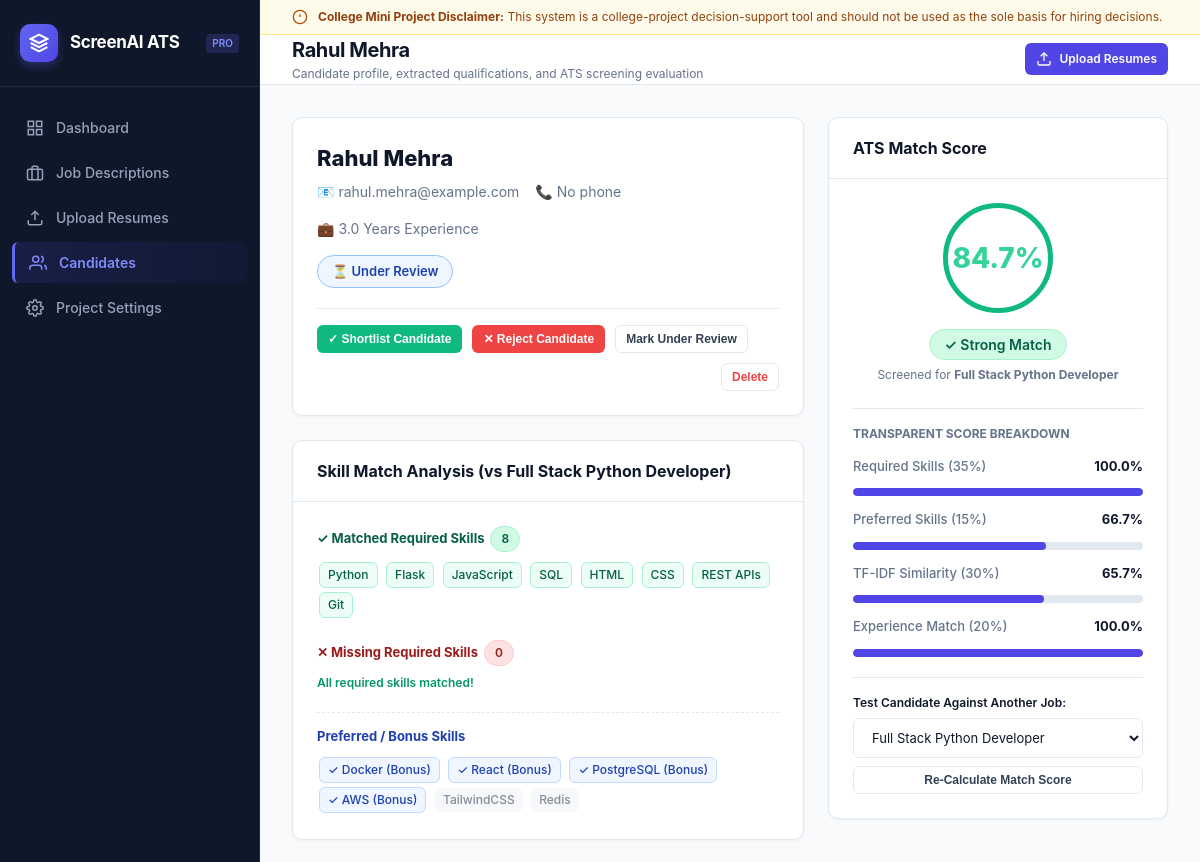
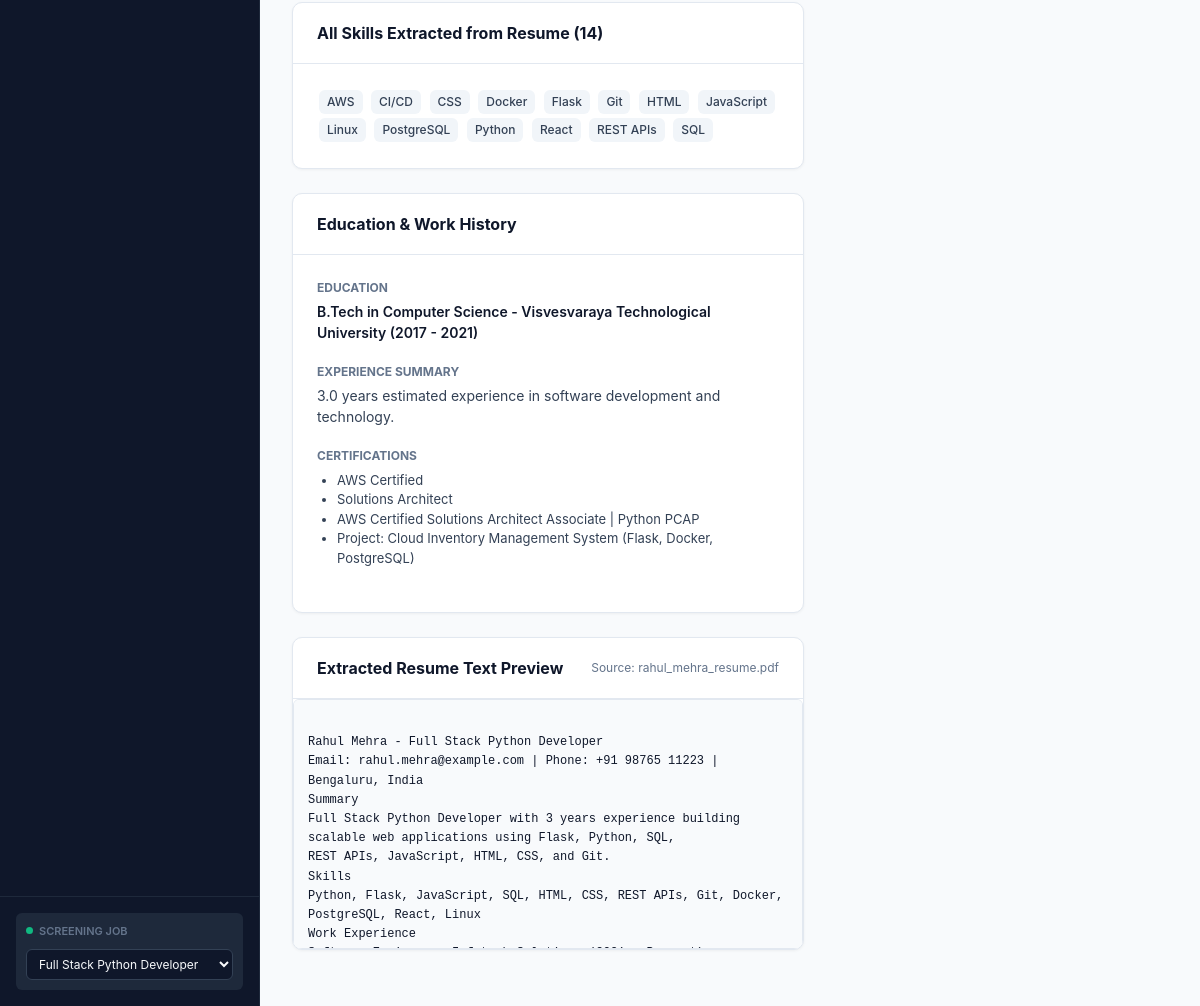
Page /candidates/7 on the committed database (2 pictures, top to bottom).
### tables this page shows
CREATE TABLE candidates (
        id INTEGER PRIMARY KEY AUTOINCREMENT,
        name TEXT NOT NULL,
        email TEXT,
        phone TEXT,
        extracted_skills TEXT,
        education TEXT,
        experience_years REAL DEFAULT 0,
        experience_details TEXT,
        certifications TEXT,
        projects TEXT,
        raw_resume_text TEXT,
        resume_filename TEXT,
        resume_filepath TEXT,
        status TEXT DEFAULT 'Under Review',
        created_at TIMESTAMP DEFAULT CURRENT_TIMESTAMP
    );

CREATE TABLE jobs (
        id INTEGER PRIMARY KEY AUTOINCREMENT,
        title TEXT NOT NULL,
        company TEXT NOT NULL,
        description TEXT NOT NULL,
        required_skills TEXT NOT NULL,
        preferred_skills TEXT DEFAULT '',
        min_experience REAL DEFAULT 0,
        is_active INTEGER DEFAULT 0,
        created_at TIMESTAMP DEFAULT CURRENT_TIMESTAMP
    );

CREATE TABLE screening_results (
        id INTEGER PRIMARY KEY AUTOINCREMENT,
        candidate_id INTEGER NOT NULL,
        job_id INTEGER NOT NULL,
        total_score REAL NOT NULL,
        required_skills_score REAL NOT NULL,
        preferred_skills_score REAL NOT NULL,
        tfidf_score REAL NOT NULL,
        experience_score REAL NOT NULL,
        matched_skills TEXT,
        missing_skills TEXT,
        matched_preferred TEXT,
        missing_preferred TEXT,
        recommendation TEXT NOT NULL,
        screened_at TIMESTAMP DEFAULT CURRENT_TIMESTAMP,
        FOREIGN KEY (candidate_id) REFERENCES candidates (id) ON DELETE CASCADE,
        FOREIGN KEY (job_id) REFERENCES jobs (id) ON DELETE CASCADE,
        UNIQUE(candidate_id, job_id)
    );

### app.py (the view)
@app.route('/candidates/<int:candidate_id>')
def candidate_detail(candidate_id):
    active_job = db.get_active_job()
    job_id = active_job['id'] if active_job else None
    requested_job_id = request.args.get('job_id')
    if requested_job_id:
        try:
            job_id = int(requested_job_id)
        except ValueError:
            pass
    job = db.get_job_by_id(job_id) if job_id else active_job
    candidate_row, screening_row = db.get_candidate_detail(candidate_id, job_id=job_id)
    if not candidate_row:
        flash("Candidate not found.", "danger")
        return redirect(url_for('candidates_page'))
    candidate = dict(candidate_row)
    screening = dict(screening_row) if screening_row else None
    for key in ['extracted_skills', 'certifications', 'projects']:
        if candidate.get(key):
            try:
                candidate[key] = json.loads(candidate[key])
            except Exception:
                pass
        else:
            candidate[key] = []
    if screening:
        for key in ['matched_skills', 'missing_skills', 'matched_preferred', 'missing_preferred']:
            if screening.get(key):
                try:
                    screening[key] = json.loads(screening[key])
                except Exception:
                    pass
            else:
                screening[key] = []
    return render_template(
        'candidate_detail.html',
        candidate=candidate,
        screening=screening,
        job=job,
        all_jobs=db.get_all_jobs()
    )

### templates/candidate_detail.html (shortened to what this page needs)
﻿{% extends "base.html" %}
{% block page_heading %}{{ candidate.name }}{% endblock %}
{% block page_subheading %}Candidate profile, extracted qualifications, and ATS screening evaluation{% endblock %}
{% block content %}
<div class="profile-grid">
    <div>
        <div class="card">
            <div class="card-body" style="padding: 24px;">
                <div style="display: flex; align-items: flex-start; justify-content: space-between; flex-wrap: wrap; gap: 16px;">
                    <div>
                        <h2 style="font-size: 22px; font-weight: 800; color: var(--text-main); margin-bottom: 4px;">{{ candidate.name }}</h2>
                        <div style="font-size: 14px; color: var(--text-muted); display: flex; flex-wrap: wrap; gap: 16px; margin-top: 6px;">
                            <span>📧 {{ candidate.email or 'No email' }}</span>
                            <span>📞 {{ candidate.phone or 'No phone' }}</span>
                            <span>💼 {{ candidate.experience_years }} Years Experience</span>
                        </div>
                    </div>
                    <div>
                        {% if candidate.status == 'Shortlisted' %}
                        <span class="badge badge-status-shortlisted" style="font-size: 13px; padding: 6px 14px;">✓ Shortlisted</span>
                        {% elif candidate.status == 'Rejected' %}
                        <span class="badge badge-status-rejected" style="font-size: 13px; padding: 6px 14px;">✕ Rejected</span>
                        {% else %}
                        <span class="badge badge-status-review" style="font-size: 13px; padding: 6px 14px;">⏳ Under Review</span>
                        {% endif %}
                    </div>
                </div>
                <div style="margin-top: 20px; padding-top: 16px; border-top: 1px solid var(--border-color); display: flex; align-items: center; gap: 10px; flex-wrap: wrap;">
                    <button type="button" class="btn btn-success btn-sm" onclick="updateCandidateStatus({{ candidate.id }}, 'Shortlisted')">
                        ✓ Shortlist Candidate
                    </button>
                    <button type="button" class="btn btn-danger btn-sm" onclick="updateCandidateStatus({{ candidate.id }}, 'Rejected')">
                        ✕ Reject Candidate
                    </button>
                    <button type="button" class="btn btn-secondary btn-sm" onclick="updateCandidateStatus({{ candidate.id }}, 'Under Review')">
                        Mark Under Review
                    </button>
                    <button type="button" class="btn btn-secondary btn-sm" style="color:#ef4444; margin-left: auto;" onclick="deleteCandidateRecord({{ candidate.id }}, '{{ candidate.name }}')">
                        Delete
                    </button>
                </div>
            </div>
        </div>
        <div class="card">
            <div class="card-header">
                <h2>Skill Match Analysis (vs {{ job.title if job else 'Active Job' }})</h2>
            </div>
            <div class="card-body">
                <div style="margin-bottom: 20px;">
                    <div style="font-size: 13px; font-weight: 700; color: #065f46; margin-bottom: 8px; display: flex; align-items: center; gap: 6px;">
                        <span>✓ Matched Required Skills</span>
                        <span class="badge badge-strong">{{ screening.matched_skills|length if screening else 0 }}</span>
                    </div>
                    <div>
                        {% if screening and screening.matched_skills %}
                            {% for skill in screening.matched_skills %}
                            <span class="skill-pill matched">{{ skill }}</span>
                            {% endfor %}
                        {% else %}
                            <span style="font-size: 12px; color: var(--text-muted);">No required skills matched</span>
                        {% endif %}
                    </div>
                </div>
                <div style="margin-bottom: 20px;">
                    <div style="font-size: 13px; font-weight: 700; color: #991b1b; margin-bottom: 8px; display: flex; align-items: center; gap: 6px;">
                        <span>✕ Missing Required Skills</span>
                        <span class="badge badge-low">{{ screening.missing_skills|length if screening else 0 }}</span>
                    </div>
                    <div>
                        {% if screening and screening.missing_skills %}
                            {% for skill in screening.missing_skills %}
                            <span class="skill-pill missing">{{ skill }}</span>
                            {% endfor %}
                        {% else %}
                            <span style="font-size: 12px; color: #059669; font-weight: 600;">All required skills matched!</span>
                        {% endif %}
                    </div>
                </div>
                {% if screening and (screening.matched_preferred or screening.missing_preferred) %}
                <div style="padding-top: 14px; border-top: 1px dashed var(--border-color);">
                    <div style="font-size: 13px; font-weight: 700; color: #1e40af; margin-bottom: 8px;">
                        Preferred / Bonus Skills
                    </div>
                    <div>
                        {% for skill in screening.matched_preferred %}
                        <span class="skill-pill preferred">✓ {{ skill }} (Bonus)</span>
                        {% endfor %}
                        {% for skill in screening.missing_preferred %}
                        <span class="skill-pill" style="opacity: 0.6;">{{ skill }}</span>
                        {% endfor %}
                    </div>
                </div>
                {% endif %}
            </div>
        </div>
        <div class="card">
            <div class="card-header">
                <h2>All Skills Extracted from Resume ({{ candidate.extracted_skills|length }})</h2>
            </div>
            <div class="card-body">
                {% if candidate.extracted_skills %}
                    {% for skill in candidate.extracted_skills %}
                    <span class="skill-pill">{{ skill }}</span>
                    {% endfor %}
                {% else %}
                    <span style="font-size: 13px; color: var(--text-muted);">No skills extracted.</span>
                {% endif %}
            </div>
        </div>
        <div class="card">
            <div class="card-header">
                <h2>Education & Work History</h2>
            </div>
            <div class="card-body">
                <div style="margin-bottom: 20px;">
                    <div style="font-size: 12px; font-weight: 700; text-transform: uppercase; color: var(--text-muted); margin-bottom: 4px;">Education</div>
                    <div style="font-size: 14px; font-weight: 600; color: var(--text-main);">
                        {{ candidate.education or 'Not detected' }}
                    </div>
                </div>
                <div style="margin-bottom: 20px;">
                    <div style="font-size: 12px; font-weight: 700; text-transform: uppercase; color: var(--text-muted); margin-bottom: 4px;">Experience Summary</div>
                    <div style="font-size: 14px; color: #334155;">
                        {{ candidate.experience_details or '1.5 years experience' }}
                    </div>
                </div>
                {% if candidate.certifications %}
                <div style="margin-bottom: 20px;">
                    <div style="font-size: 12px; font-weight: 700; text-transform: uppercase; color: var(--text-muted); margin-bottom: 6px;">Certifications</div>
                    <ul style="padding-left: 20px; font-size: 13px; color: #334155;">
                        {% for cert in candidate.certifications %}
                        <li>{{ cert }}</li>
                        {% endfor %}
                    </ul>
                </div>
                {% endif %}
            </div>
        </div>
        <div class="card">
            <div class="card-header">
                <h2>Extracted Resume Text Preview</h2>
                <span style="font-size: 12px; color: var(--text-muted);">Source: {{ candidate.resume_filename }}</span>
            </div>
            <div class="card-body" style="background: #f8fafc; font-family: monospace; font-size: 12px; max-height: 250px; overflow-y: auto; white-space: pre-wrap; line-height: 1.6; border: 1px solid var(--border-color); border-radius: var(--radius-sm); padding: 14px;">
{{ candidate.raw_resume_text or 'No raw text stored.' }}
            </div>
        </div>
    </div>
    <div>
        <div class="card" style="position: sticky; top: 80px;">
            <div class="card-header">
                <h2>ATS Match Score</h2>
            </div>
            <div class="card-body">
                {% if screening %}
                {% set sc_tier = 'strong' if screening.total_score >= 80 else ('moderate' if screening.total_score >= 60 else 'low') %}
                <div class="score-circle {{ sc_tier }}">
                    {{ screening.total_score }}%
                </div>
                <div style="text-align: center; margin-bottom: 24px;">
                    {% if screening.recommendation == 'Strong Match' %}
                    <span class="badge badge-strong" style="font-size: 14px; padding: 4px 14px;">✓ Strong Match</span>
                    {% elif screening.recommendation == 'Moderate Match' %}
                    <span class="badge badge-moderate" style="font-size: 14px; padding: 4px 14px;">~ Moderate Match</span>
                    {% else %}
                    <span class="badge badge-low" style="font-size: 14px; padding: 4px 14px;">✕ Low Match</span>
                    {% endif %}
                    <div style="font-size: 12px; color: var(--text-muted); margin-top: 6px;">
                        Screened for <strong>{{ job.title if job else 'Position' }}</strong>
                    </div>
                </div>
                <div style="border-top: 1px solid var(--border-color); padding-top: 16px;">
                    <div style="font-size: 12px; font-weight: 700; text-transform: uppercase; color: var(--text-muted); margin-bottom: 14px;">
                        Transparent Score Breakdown
                    </div>
                    <div class="breakdown-row">
                        <span class="breakdown-label">Required Skills (35%)</span>
                        <span class="breakdown-value">{{ screening.required_skills_score }}%</span>
                    </div>
                    <div class="progress-bar-wrap" style="margin-bottom: 14px;">
                        <div class="progress-bar-fill bg-primary" style="width: {{ screening.required_skills_score }}%;"></div>
                    </div>
                    <div class="breakdown-row">
                        <span class="breakdown-label">Preferred Skills (15%)</span>
                        <span class="breakdown-value">{{ screening.preferred_skills_score }}%</span>
                    </div>
                    <div class="progress-bar-wrap" style="margin-bottom: 14px;">
                        <div class="progress-bar-fill bg-primary" style="width: {{ screening.preferred_skills_score }}%;"></div>
                    </div>
                    <div class="breakdown-row">
                        <span class="breakdown-label">TF-IDF Similarity (30%)</span>
                        <span class="breakdown-value">{{ screening.tfidf_score }}%</span>
                    </div>
                    <div class="progress-bar-wrap" style="margin-bottom: 14px;">
                        <div class="progress-bar-fill bg-primary" style="width: {{ screening.tfidf_score }}%;"></div>
                    </div>
                    <div class="breakdown-row">
                        <span class="breakdown-label">Experience Match (20%)</span>
                        <span class="breakdown-value">{{ screening.experience_score }}%</span>
                    </div>
                    <div class="progress-bar-wrap" style="margin-bottom: 20px;">
                        <div class="progress-bar-fill bg-primary" style="width: {{ screening.experience_score }}%;"></div>
                    </div>
                </div>
                <div style="border-top: 1px solid var(--border-color); padding-top: 16px; margin-top: 16px;">
                    <label class="form-label" style="font-size: 12px;">Test Candidate Against Another Job:</label>
                    <select id="rescreenJobSelect" class="form-control" style="font-size: 13px; margin-bottom: 8px;">
                        {% for j in all_jobs %}
                        <option value="{{ j.id }}" {% if job and job.id == j.id %}selected{% endif %}>
                            {{ j.title }}
                        </option>
                        {% endfor %}
                    </select>
                    <button type="button" class="btn btn-secondary btn-sm" style="width: 100%;" onclick="rescreenCandidate({{ candidate.id }}, document.getElementById('rescreenJobSelect').value)">
                        Re-Calculate Match Score
                    </button>
                </div>
                {% endif %}
            </div>
        </div>
    </div>
</div>
{% endblock %}

### rows in the picture
candidates: name "Rahul Mehra", email "rahul.mehra@example.com", phone "No phone", experience_years "3.0", education "B.Tech in Computer Science - Visvesvaraya Technological University (2017 - 2021)", experience_details "3.0 years estimated experience in software development and technology.", resume_filename "rahul_mehra_resume.pdf", raw_resume_text "Rahul Mehra - Full Stack Python Developer Email: rahul.mehra@example.com | Phone: +91 98765 11223 | Bengaluru, India Summary Full Stack Python Developer with 3 years experience building scalable web applications using Flask, Python, SQL, REST APIs, JavaScript, HTML, CSS, and Git. Skills Python, Flask, JavaScript, SQL, HTML, CSS, REST APIs, Git, Docker, PostgreSQL, React, Linux Work Experience…"
jobs: title "Full Stack Python Developer"
screening_results: total_score "84.7", required_skills_score "100.0", preferred_skills_score "66.7", tfidf_score "65.7", experience_score "100.0"

### other values in the picture
{{ disclaimer }} "This system is a college-project decision-support tool and should not be used as the sole basis for hiring decisions."
{{ screening.matched_skills|length if screening else 0 }} "8"
{{ skill }} "Python" "Flask" "JavaScript" "SQL" "HTML" "CSS" "REST APIs" "Git"
{{ screening.missing_skills|length if screening else 0 }} "0"
{{ skill }} "Docker" "React" "PostgreSQL" "AWS"
{{ skill }} "TailwindCSS" "Redis"
{{ candidate.extracted_skills|length }} "14"
{{ skill }} "AWS" "CI/CD" "CSS" "Docker" "Flask" "Git" "HTML" "JavaScript" "Linux" "PostgreSQL" "Python" "React" "REST APIs" "SQL"
{{ cert }} "AWS Certified" "Solutions Architect" "AWS Certified Solutions Architect Associate | Python PCAP" "Project: Cloud Inventory Management System (Flask, Docker, PostgreSQL)"
form field value "Full Stack Python Developer"
